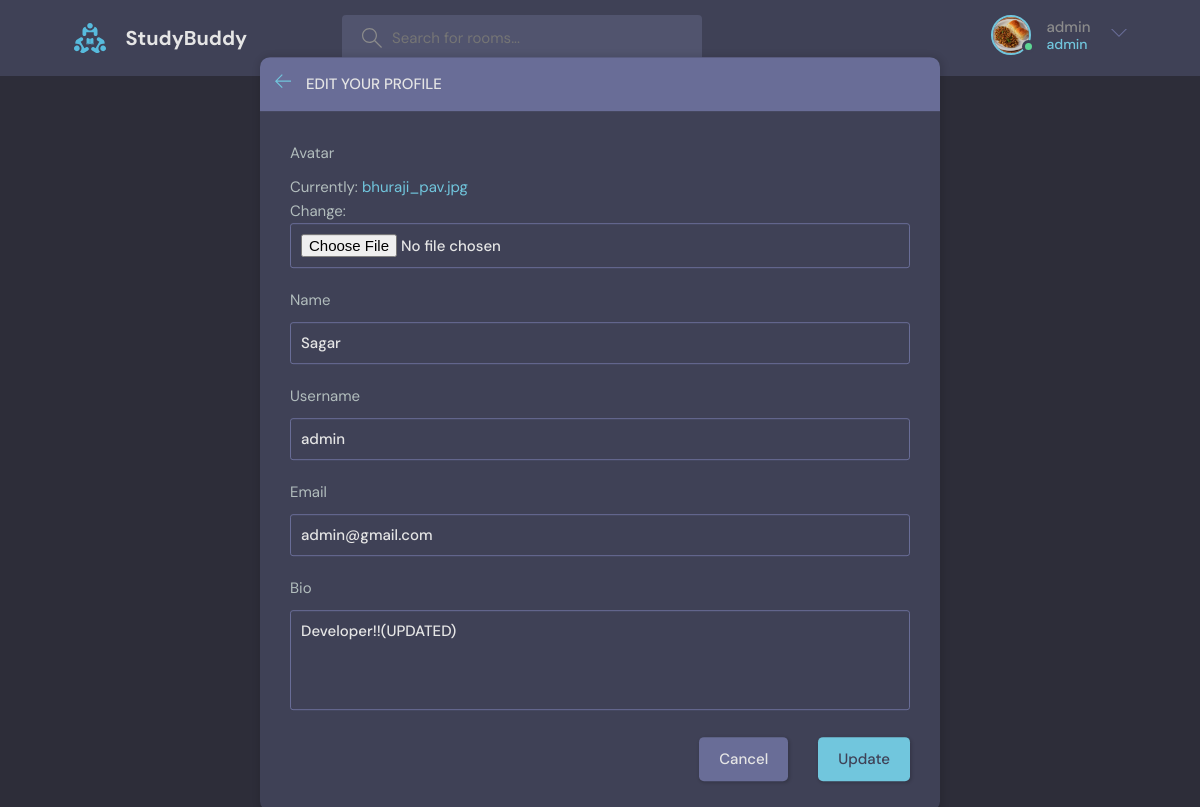
The page /update-user/ (signed in) on the database its author committed.
### base/models.py (models this page shows)
class User(AbstractUser):
    name = models.CharField(max_length=200, null= True)
    email = models.EmailField(unique=True,null=True)
    bio = models.TextField(null=True)
    avatar= models.ImageField(null=True, default="avatar.svg")
    USERNAME_FIELD: str='email'
    REQUIRED_FIELDS: list[str] = []

### base/views.py (the view)
# urls.py: path('update-user/', views.update_user, name='update-user'),
@login_required(login_url='login')
def update_user(request):
    user = request.user
    form = UserForm(instance=user)
    if request.method=="POST":
        form = UserForm(request.POST, request.FILES, instance=user)
        if form.is_valid():
            form.save()
            return redirect('user-profile', pk=user.id)
    context = {
        'form':form,
    }
    return render(request,'update-user.html',context)

### base/forms.py
class UserForm(forms.ModelForm):
    class Meta:
        model = User
        fields = ("avatar","name","username",'email',"bio")

### base/templates/update-user.html (shortened to what this page needs)
{% extends 'base.html' %} {% block content_block %}
<main class="update-account layout">
    <div class="container">
        <div class="layout__box">
            <div class="layout__boxHeader">
                <div class="layout__boxTitle">
                    <a href="{% url 'home' %}">
                        <svg version="1.1" xmlns="http://www.w3.org/2000/svg" width="32" height="32"
                            viewBox="0 0 32 32">
                            <title>arrow-left</title>
                            <path
                                d="M13.723 2.286l-13.723 13.714 13.719 13.714 1.616-1.611-10.96-10.96h27.625v-2.286h-27.625l10.965-10.965-1.616-1.607z">
                            </path>
                        </svg>
                    </a>
                    <h3>Edit your profile</h3>
                </div>
            </div>
            <div class="layout__body">
              <form class="form" method="POST" enctype="multipart/form-data">
                {% for field in form %}
                  <div class="form__group">
                    <label for="profile_pic">{{field.label}}</label>
                    {{field}}
                  </div>
                {% endfor %}
                <div class="form__action">
                    <a class="btn btn--dark" href="{% url 'home' %}">Cancel</a>
                    <button class="btn btn--main" type="submit">Update</button>
                </div>
              </form>
            </div>
        </div>
    </div>
</main>
{% endblock content_block %}

### templates/navbar.html (shortened to what this page needs)
{% load static %}
<header class="header header--loggedIn">
  <div class="container">
    <a href="{% url 'home' %}" class="header__logo">
      <img src="{% static 'images/logo.svg' %}" />
      <h1>StudyBuddy</h1>
    </a>
    <form class="header__search" action="{% url 'home' %}" method="GET">
      <label>
        <input placeholder="Search for rooms..." name="q" />
      </label>
    </form>
    <nav class="header__menu">
      {% if request.user.is_authenticated %}
      <div class="header__user">
        <a href="{% url 'update-user' %}">
          <div class="avatar avatar--medium active">
            <img src="{{request.user.avatar.url}}" />
          </div>
          <p>{{request.user.username}} <span>{{request.user.username}}</span></p>
        </a>
        <button class="dropdown-button">
          <svg version="1.1" xmlns="http://www.w3.org/2000/svg" width="32" height="32" viewBox="0 0 32 32">
            <title>chevron-down</title>
            <path d="M16 21l-13-13h-3l16 16 16-16h-3l-13 13z"></path>
          </svg>
        </button>
      </div>
      {% else %}
      <a href="{% url 'login' %}">
        <img src="{% static 'images/avatar.svg' %}" />
        <p>Login</p>
      </a>
      {% endif %}
    </nav>
  </div>
</header>

### rows shown on the page
User: user.avatar (picture), user.username "admin", form "Sagar" "admin" "admin@gmail.com" "Developer!!(UPDATED)"

### other values the page prints
{{ field.label }} "Avatar" "Name" "Username" "Email" "Bio"
